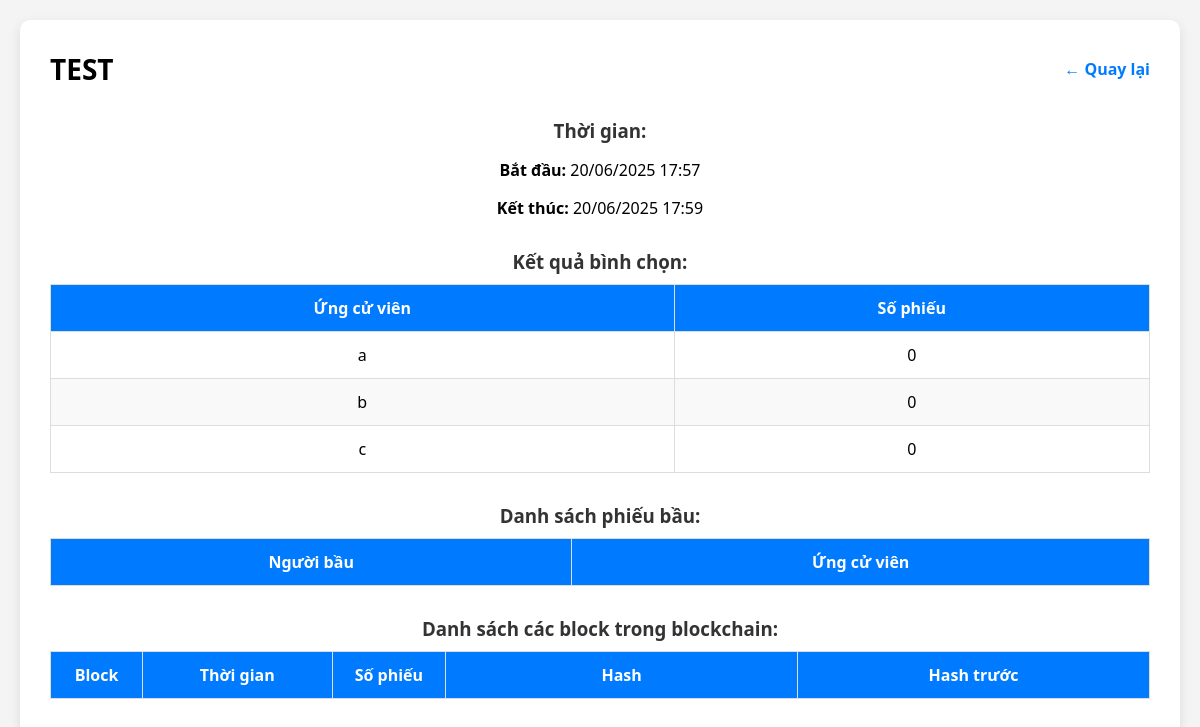
/admin/poll/2 (signed in), run on the app's committed database.
### models.py (models this page shows)
class Poll(db.Model):
    id = db.Column(db.Integer, primary_key=True)
    title = db.Column(db.String(200), nullable=False)
    start_time = db.Column(db.DateTime, nullable=False)
    end_time = db.Column(db.DateTime, nullable=False)
    candidates = db.relationship("Candidate", backref="poll", lazy=True, cascade="all, delete")

### app.py (the view, shortened to what this page needs)
@app.route("/admin/poll/<int:poll_id>")
def poll_detail(poll_id):
    if "user_id" not in session or not session.get("is_admin"):
        return redirect(url_for("login"))
    poll = Poll.query.get_or_404(poll_id)
    votes = blockchain.get_all_votes()
    vote_counts = {c.name: 0 for c in poll.candidates}
    for vote in votes:
        if vote["poll_id"] == poll.id and vote["candidate"] in vote_counts:
            vote_counts[vote["candidate"]] += 1
    poll_blocks = []
    blocks = Block.query.order_by(Block.index).all()
    for block in blocks:
        block_votes = [v for v in json.loads(block.votes_json) if v["poll_id"] == poll.id]
    return render_template("poll_detail.html",
                           poll=poll,
                           vote_counts=vote_counts,
                           votes=[v for v in votes if v["poll_id"] == poll.id],
                           blocks=poll_blocks)

### blockchain.py (called while the page is built)
    def get_all_votes(self):
        votes = []
        all_blocks = Block.query.all()
        for block in all_blocks:
            votes.extend(json.loads(block.votes_json))
        votes.extend(self.current_votes)
        return votes

### templates/poll_detail.html (shortened to what this page needs)
<!DOCTYPE html>
<html lang="vi">
<head>
    <link rel="stylesheet" href="/static/style.css">
</head>
<body>
    <div class="container">
        <header>
            <h2>{{ poll.title }}</h2>
            <a href="/admin" class="back-btn">← Quay lại</a>
        </header>
        <section>
            <h3>Thời gian:</h3>
            <p><strong>Bắt đầu:</strong> {{ poll.start_time.strftime("%d/%m/%Y %H:%M") }}</p>
            <p><strong>Kết thúc:</strong> {{ poll.end_time.strftime("%d/%m/%Y %H:%M") }}</p>
        </section>
        <section>
            <h3>Kết quả bình chọn:</h3>
            <table>
                <thead>
                    <tr>
                        <th>Ứng cử viên</th>
                        <th>Số phiếu</th>
                    </tr>
                </thead>
                <tbody>
                    {% for name, count in vote_counts.items() %}
                    <tr>
                        <td>{{ name }}</td>
                        <td>{{ count }}</td>
                    </tr>
                    {% endfor %}
                </tbody>
            </table>
        </section>
        <section>
            <h3>Danh sách phiếu bầu:</h3>
            <table>
                <thead>
                    <tr>
                        <th>Người bầu</th>
                        <th>Ứng cử viên</th>
                    </tr>
                </thead>
            </table>
        </section>
        <section>
            <h3>Danh sách các block trong blockchain:</h3>
            <div style="overflow-x: auto;">
                <table>
                    <thead>
                        <tr>
                            <th style="min-width: 60px;">Block</th>
                            <th style="min-width: 150px;">Thời gian</th>
                            <th style="min-width: 80px;">Số phiếu</th>
                            <th style="min-width: 300px;">Hash</th>
                            <th style="min-width: 300px;">Hash trước</th>
                        </tr>
                    </thead>
                </table>
            </div>
        </section>
    </div>
</body>
</html>

### static/style.css (style rules this page uses)
body { font-family: Arial, sans-serif; text-align: center; margin: 50px; }
table { width: 50%; margin: auto; border-collapse: collapse; }
th, td { border: 1px solid black; padding: 10px; }

### templates/poll_detail.html (style rules this page uses)
body { font-family: 'Segoe UI', sans-serif; background-color: #f4f4f4; margin: 0; padding: 20px; }
.container { max-width: 1100px; margin: auto; background: #fff; padding: 30px; border-radius: 10px; box-shadow: 0 4px 12px rgba(0, 0, 0, 0.1); }
header { display: flex; justify-content: space-between; align-items: center; margin-bottom: 30px; }
header h2 { margin: 0; font-size: 28px; }
.back-btn { text-decoration: none; color: #007BFF; font-weight: bold; }
section { margin-bottom: 30px; }
h3 { margin-bottom: 10px; color: #333; }
table { width: 100%; border-collapse: collapse; background: #fff; }
th, td { border: 1px solid #ddd; padding: 12px; text-align: center; word-break: break-all; }
th { background-color: #007BFF; color: white; }
tr:nth-child(even) { background-color: #f9f9f9; }

### data on the page
Poll: title "TEST", start_time "20/06/2025 17:57", end_time "20/06/2025 17:59"

### other printed values
{{ name }} "a" "b" "c"
{{ count }} "0" "0" "0"
